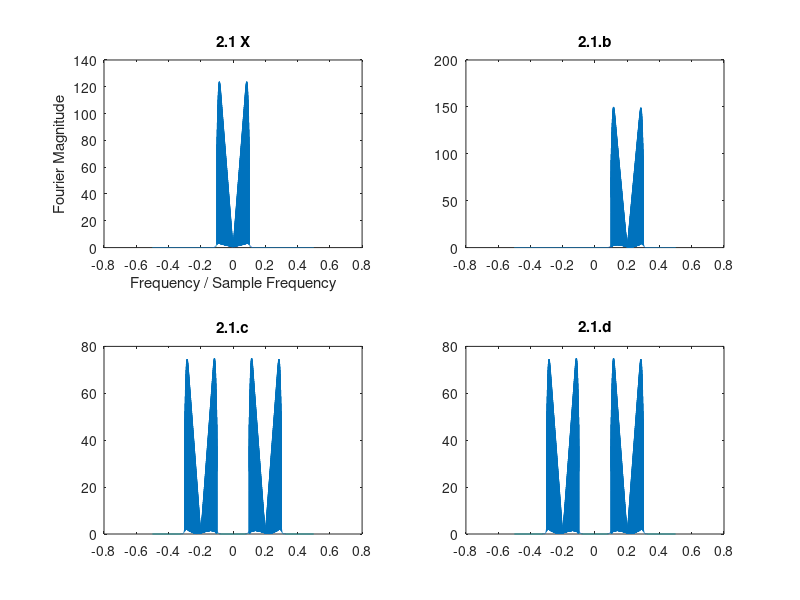
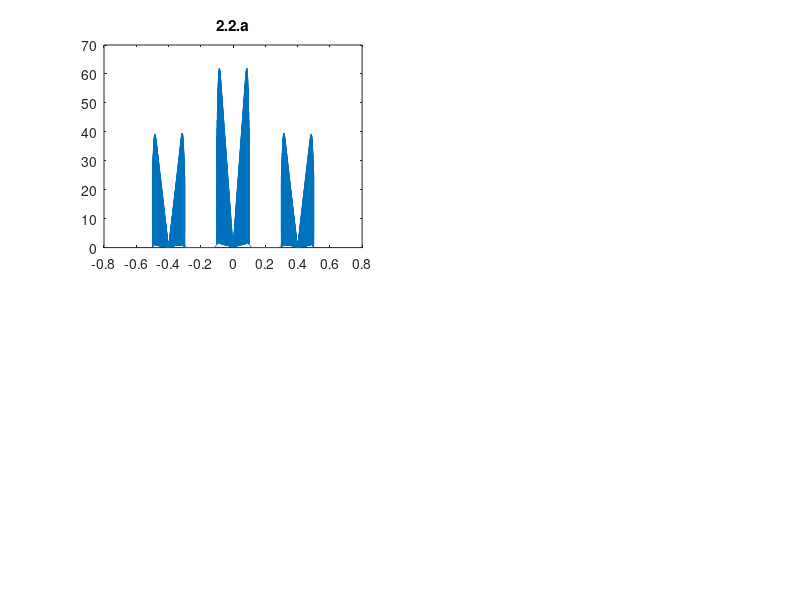
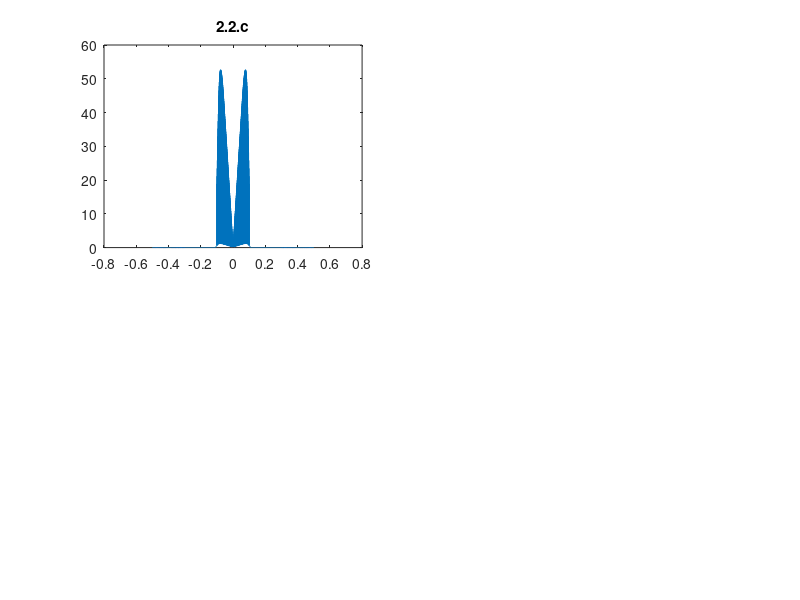

Source code (MATLAB) for these figures, in order:

% 2.1
load proj2_wave1 
X = fft(x);
n = (length(X) - 1)/2;
f = (-n:n)/n/2;
figure
subplot(2,2,1);
plot(f,fftshift(abs(X)));
xlabel('Frequency / Sample Frequency');
ylabel('Fourier Magnitude');
title('2.1 X');

% a
soundsc(x,8000)

% b
% 
x1=exp(2i*pi*0.2*(1:length(x))).*x;
X1 = fft(x1);
n = (length(X1) - 1)/2;
f = (-n:n)/n/2;
subplot(2,2,2);
plot(f,fftshift(abs(X1)));
title('2.1.b');

% c
% slight difference in amplitude compared to b
x2=real(exp(2i*pi*0.2*(1:length(x))).*x);
X2 = fft(x2);
n = (length(X2) - 1)/2;
f = (-n:n)/n/2;
subplot(2,2,3);
plot(f,fftshift(abs(X2)));
title('2.1.c');

% d
x3=cos(2*pi*0.2*(1:length(x))).*x;
X3 = fft(x3);
n = (length(X3) - 1)/2;
f = (-n:n)/n/2;
subplot(2,2,4);
plot(f,fftshift(abs(X3)));
title('2.1.d');
soundsc(x3,8000)

% 2.2
% a
x4=cos(2*pi*0.2*(1:length(x))).*x3;
X4 = fft(x4);
n = (length(X4) - 1)/2;
f = (-n:n)/n/2;
figure
subplot(2,2,1);
plot(f,fftshift(abs(X4)));
title('2.2.a');
soundsc(x4,8000)

% b
h=fir1(40,0.2);
% figure;freqz(h)

% c 
x5=filter(h,1,x4);
X5 = fft(x5);
n = (length(X5) - 1)/2;
f = (-n:n)/n/2;
figure
subplot(2,2,1);
plot(f,fftshift(abs(X5)));
title('2.2.c');
soundsc(x5,8000)